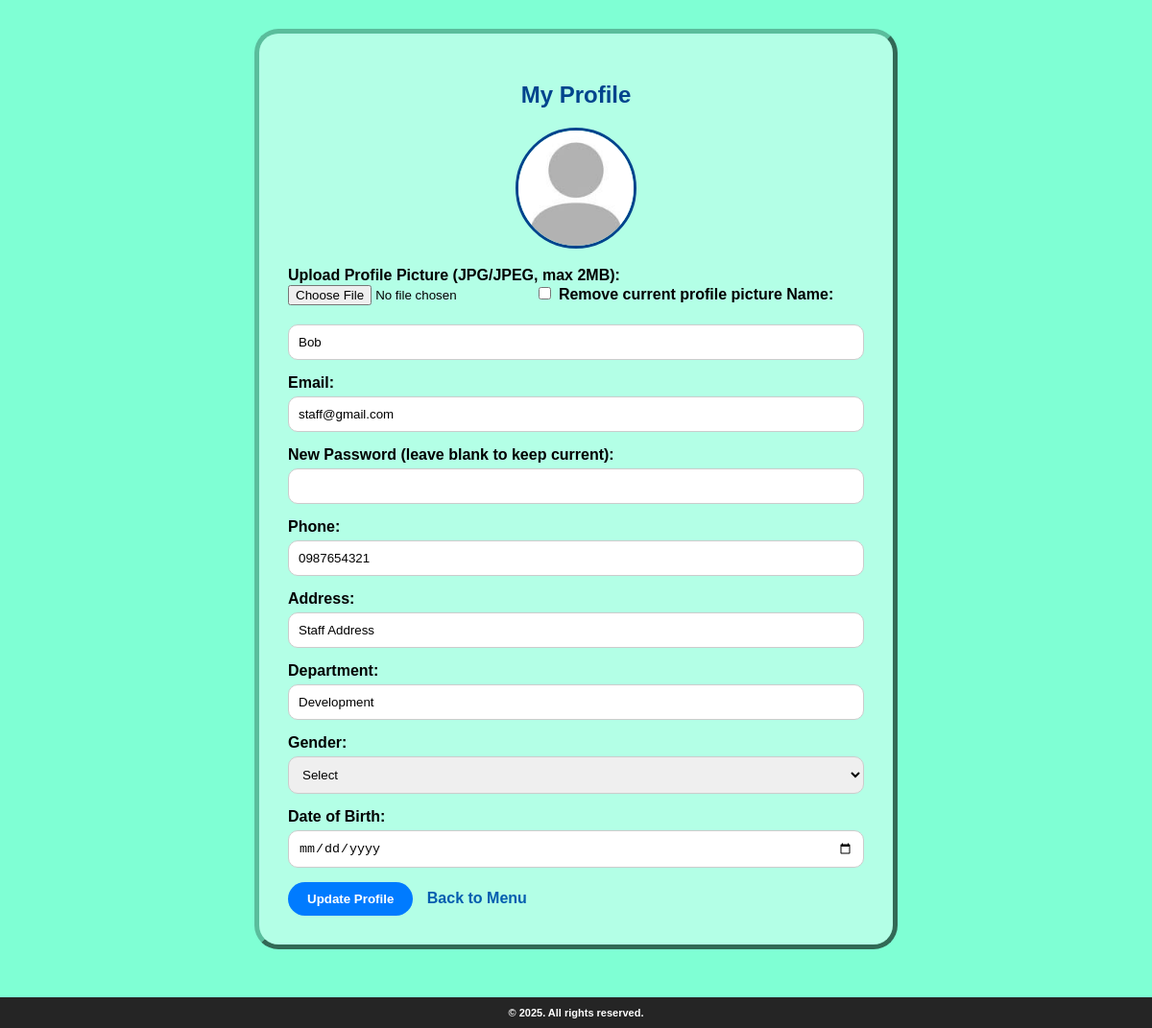
Before: /profile.php (signed in) with the older database file.
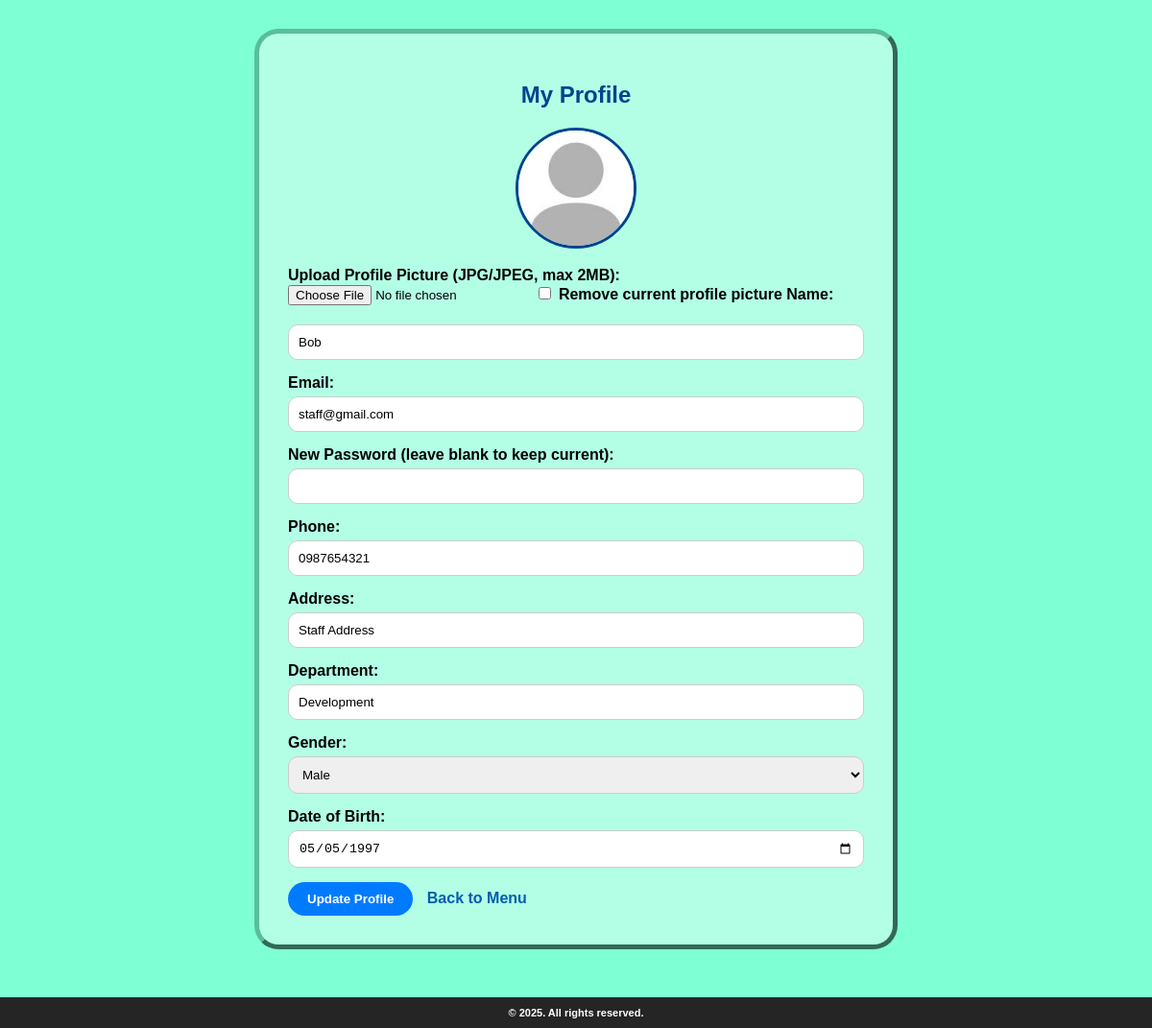
After: the same page with the newer database file.
### tables this page shows
CREATE TABLE `user_profiles` (
  `user_id` int(11) NOT NULL,
  `phone` varchar(20) DEFAULT NULL,
  `address` varchar(255) DEFAULT NULL,
  `department` varchar(100) DEFAULT NULL,
  `profile_picture` varchar(255) DEFAULT NULL,
  `gender` enum('male','female') DEFAULT NULL,
  `date_of_birth` date DEFAULT NULL
);

### profile.php (the view, shortened to what this page needs)
<?php
require_once('config.php');
$user_id = $_SESSION['user_id'];
$user_result = $conn->query("SELECT * FROM users WHERE id = $user_id");
$user = $user_result->fetch_assoc();
$profile_result = $conn->query("SELECT * FROM user_profiles WHERE user_id = $user_id");
$profile = $profile_result->fetch_assoc();
?>
<!DOCTYPE html>
<html lang="en">
<head>
    <link rel="stylesheet" href="style.css">
</head>
<body>
<div class="profileContainer">
    <h2>My Profile</h2>
    <form method="POST" enctype="multipart/form-data">
        <div class="profile-pic">
            <?php
            if (!empty($profile['profile_picture']) && file_exists($profile['profile_picture'])) {
                echo '<img src="' . $profile['profile_picture'] . '" alt="Profile Picture">';
            } else {
                echo '<img src="./assets/test.jpg" alt="Default Picture">';
            }
            ?>
        </div>
        <label>Upload Profile Picture (JPG/JPEG, max 2MB):</label>
        <input type="file" name="profile_picture">
        <label><input type="checkbox" name="remove_picture" value="1"> Remove current profile picture</label>
        <label>Name:</label>
        <input type="text" name="name" value="<?php echo $user['name']; ?>" required>
        <label>Email:</label>
        <input type="email" name="email" value="<?php echo $user['email']; ?>" required>
        <label>New Password (leave blank to keep current):</label>
        <input type="password" name="password">
        <label>Phone:</label>
        <input type="text" name="phone" value="<?php echo $profile['phone']; ?>">
        <label>Address:</label>
        <input type="text" name="address" value="<?php echo $profile['address']; ?>">
        <label>Department:</label>
        <input type="text" name="department" value="<?php echo $profile['department']; ?>">
        <label>Gender:</label>
        <select name="gender">
            <option value="">Select</option>
            <option value="male" <?php if ($profile['gender'] === 'male') { echo 'selected'; } ?>>Male</option>
        </select>
        <label>Date of Birth:</label>
        <input type="date" name="date_of_birth" value="<?php echo $profile['date_of_birth']; ?>">
        <button type="submit">Update Profile</button>
        <a href="profile.php?log=back_to_menu">Back to Menu</a>
    </form>
</div>
<div class="footer">
    <span class="copyright">© 2025. All rights reserved.</span>
</div>
</body>
</html>

Changed rows visible on the page:
changed user_profiles "Staff Address": profile_picture: picture added; gender (not shown) → "Male"; date_of_birth (not shown) → "05/05/1997"
Other visible differences:
form field gender: "Select" → (not shown)
